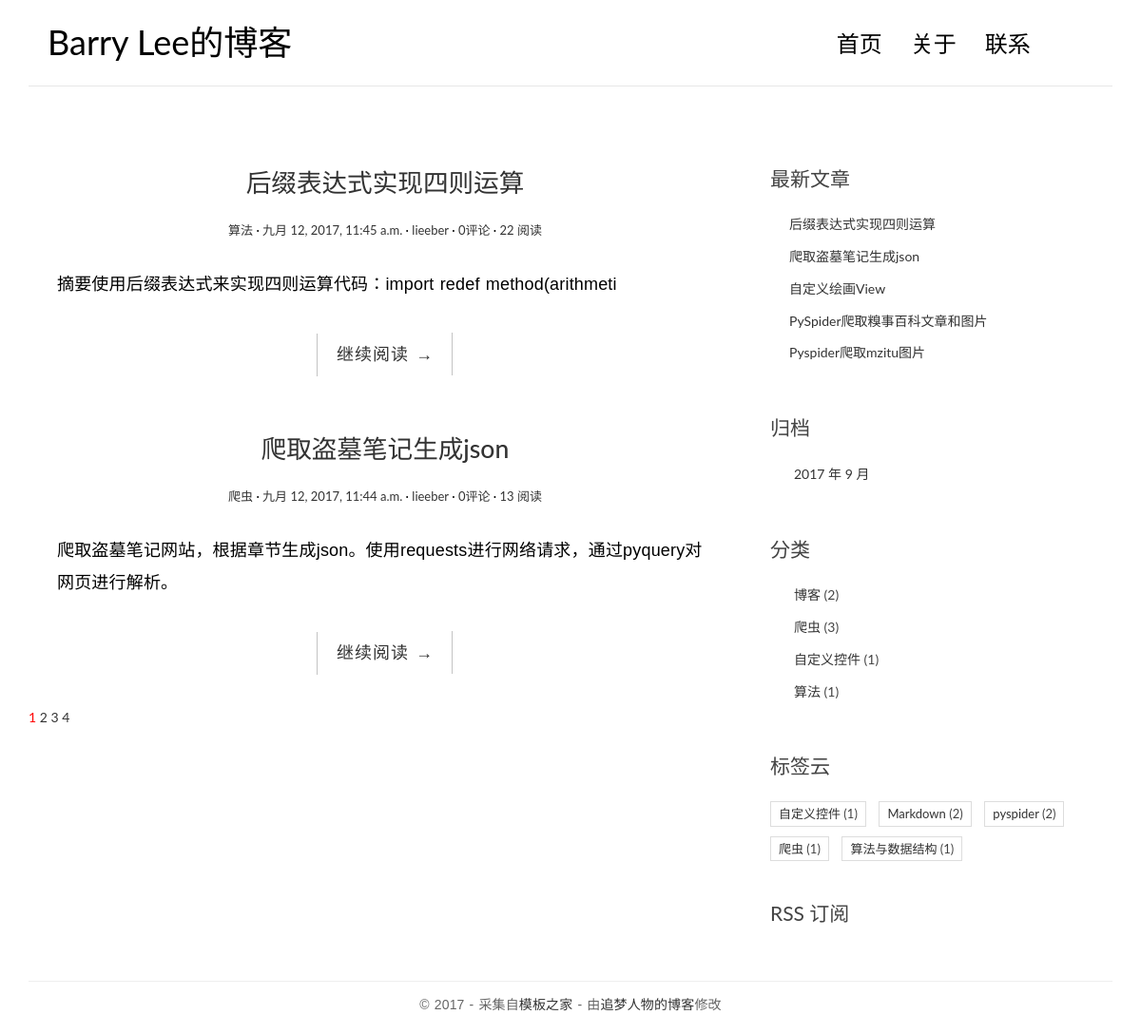
The page / on the database its author committed.
### blog/models.py (models this page shows, shortened)
class Post(models.Model):
    title = models.CharField(max_length=150)
    body = models.TextField()
    created_time = models.DateTimeField(auto_now_add=True)
    modified_time = models.DateTimeField(auto_now=True)
    excerpt = models.CharField(max_length=200, blank=True)
    category = models.ForeignKey(Category)
    tags = models.ManyToManyField(Tag, blank=True)
    author = models.ForeignKey(User)
    views = models.PositiveIntegerField(default=0)
    def get_absolute_url(self):
        return reverse('blog:detail', kwargs={'pk': self.pk})
    class Meta:
        ordering = ['-created_time', 'title']

class Category(models.Model):
    name = models.CharField(max_length=100)

class Tag(models.Model):
    name = models.CharField(max_length=100)

### blog/views.py (the view, shortened to what this page needs)
# urls.py: url(r'^$', views.IndexView.as_view(), name='index'),
class IndexView(ListView):
    model = Post
    template_name = 'blog/index.html'
    context_object_name = 'post_list'
    paginate_by = 2
    def get_context_data(self, **kwargs):
        context = super().get_context_data(**kwargs)
        paginator = context.get('paginator')
        page = context.get('page_obj')
        is_paginated = context.get('is_paginated')
        pagination_data = self.pagination_data(paginator, page, is_paginated)
        context.update(pagination_data)
        return context
    def pagination_data(self, paginator, page, is_paginated):
        if not is_paginated:
            return {}
        left = []
        right = []
        left_has_more = False
        right_has_more = False
        first = False
        last = False
        page_number = page.number
        total_pages = paginator.num_pages
        page_range = paginator.page_range
        if page_number == 1:
            right = page_range[page_number:page_number + 2]
            if right[-1] < total_pages - 1:
                right_has_more = True
            if right[-1] < total_pages:
                last = True
        elif page_number == total_pages:
            left = page_range[(page_number - 3) if (page_number - 3) > 0 else 0:page_number - 1]
            if left[0] > 2:
                left_has_more = True
            if left[0] > 1:
                first = True
        data = {
            'left': left,
            'right': right,
            'left_has_more': left_has_more,
            'right_has_more': right_has_more,
            'first': first,
            'last': last,
        }
        return data

### blog/templatetags/blog_tags.py (called while the page is built)
@register.simple_tag
def get_recent_posts(num=5):
    return Post.objects.all().order_by('-created_time')[:num]

@register.simple_tag
def archives():
    return Post.objects.dates('created_time', 'month', order='DESC')

@register.simple_tag
def get_categories():
    return Category.objects.annotate(num_posts=Count('post')).filter(num_posts__gt=0)

@register.simple_tag
def get_tags():
    return Tag.objects.annotate(num_posts=Count('post')).filter(num_posts__gt=0)

### templates/blog/index.html (shortened to what this page needs)
{% extends 'blog/base.html' %}
{% load blog_tags %}
{% block main %}
    {% for post in post_list %}
        <article class="post post-{{ post.pk }}">
            <h1 class="entry-title">
                <a href="{{ post.get_absolute_url }}">{{ post.title }}</a>
            </h1>
            <div class="entry-meta">
               <span class="post-category"><a href="{% url 'blog:category' post.category.pk %}">{{post.category.name}}</a></span>
            <span class="post-date"><a href="#"><time class="entry-date"
                                                      datetime="{{post.created_time}}">{{post.created_time}}</time></a></span>
            <span class="post-author"><a href="{% url 'blog:about' %}">{{post.author}}</a></span>
             <span class="comments-link"><a href="#">{{ post.comment_set.count }}评论</a></span>
             <span class="views-count"><a href="#">{{ post.views }} 阅读</a></span>
            </div>
            <div class="entry-content clearfix">
                <p>{{ post.excerpt }}</p>
                <div class="read-more cl-effect-14">
                    <a href="{{ post.get_absolute_url }}" class="more-link">继续阅读 <span class="meta-nav">→</span></a>
                </div>
            </div>
        </article>
    {% empty %}
        <div class="no-post">暂时没有发布的文章！</div>
    {% endfor %}
    {% if is_paginated %}
        <div class="pagination">
            <a href="?page={{ page_obj.number }}" style="color: red">{{ page_obj.number }}</a>
            {% if right %}
                {% for i in right %}
                    <a href="?page={{ i }}">{{ i }}</a>
                {% endfor %}
            {% endif %}
            {% if last %}
                <a href="?page={{ paginator.num_pages }}">{{ paginator.num_pages }}</a>
            {% endif %}
        </div>
    {% endif %}
{% endblock main %}
{% block tags %}
    <div class="widget widget-tag-cloud">
                    <h3 class="widget-title">标签云</h3>
                    {% get_tags as tag_list %}
                    <ul>
                        {% for tag in tag_list %}
                            <li>
                                <a href="{% url 'blog:tag' tag.pk %}">{{ tag.name }}</a>
                                <span class="post-count">({{ tag.num_posts }})</span>
                            </li>
                        {% empty %}
                            暂无标签！
                        {% endfor %}
                    </ul>
                </div>
{% endblock tags %}

### templates/blog/base.html (shortened to what this page needs)
<!DOCTYPE html>
{% load staticfiles %}
{% load blog_tags %}
<html>
<head>
    <link rel="stylesheet" href="http://code.ionicframework.com/ionicons/2.0.1/css/ionicons.min.css">
    <link rel="stylesheet" href="{% static 'blog/css/bootstrap.min.css' %}">
    <link rel="stylesheet" href="{% static 'blog/css/pace.css' %}">
    <link rel="stylesheet" href="{% static 'blog/css/custom.css' %}">
    <link rel="stylesheet" href="{% static 'blog/css/highlights/github.css' %}">
</head>
</head>
<body>
<div class="container">
    <header id="site-header">
        <div class="row">
            <div class="col-md-4 col-sm-5 col-xs-8">
                <div class="logo">
                    <h1><a href="{% url 'blog:index' %}"><b>Barry Lee</b>的博客</a></h1>
                </div>
            </div>
            <div class="col-md-8 col-sm-7 col-xs-4">
                <nav class="main-nav" role="navigation">
                    <div class="collapse navbar-collapse" id="bs-example-navbar-collapse-1">
                        <ul class="nav navbar-nav navbar-right">
                            <li class="cl-effect-11"><a href="{% url 'blog:index' %}" data-hover="首页">首页</a></li>
                            <li class="cl-effect-11"><a href="{% url 'blog:about' %}" data-hover="关于">关于</a></li>
                            <li class="cl-effect-11"><a href="{% url 'blog:contact' %}" data-hover="联系">联系</a></li>
                        </ul>
                    </div>
                </nav>
            </div>
        </div>
    </header>
</div>
<div class="content-body">
    <div class="container">
        <div class="row">
            <main class="col-md-8">
                {% block main %}
                {% endblock main %}
            </main>
            <aside class="col-md-4">
                <div class="widget widget-recent-posts">
                    <h3 class="widget-title">最新文章</h3>
                    {% get_recent_posts as recent_post_list %}
                    <ul>
                        {% for post in recent_post_list %}
                            <li>
                                <a href="{{ post.get_absolute_url }}">{{ post.title }}</a>
                            </li>
                        {% empty %}
                            暂无文章!
                        {% endfor %}
                    </ul>
                </div>
                <div class="widget widget-archives">
                    <h3 class="widget-title">归档</h3>
                    {% archives as date_list %}
                    <ul>
                        {% for date in date_list %}
                            <li>
                                <a href="{% url 'blog:archives' date.year date.month %}">{{ date.year }}
                                    年 {{ date.month }}
                                    月</a>
                            </li>
                        {% empty %}
                            暂无归档！
                        {% endfor %}
                    </ul>
                </div>
                <div class="widget widget-category">
                    <h3 class="widget-title">分类</h3>
                    {% get_categories as categories_list %}
                    <ul>
                        {% for category in categories_list %}
                            <li>
                                <a href="{% url 'blog:category' category.pk %}">{{ category.name }}</a>
                                <span class="post-count">({{ category.num_posts }})</span>
                            </li>
                        {% empty %}
                            暂无分类！
                        {% endfor %}
                    </ul>
                </div>
                {% block tags %}
                {% endblock tags %}
                <div class="rss">
                    <a href="{% url 'rss' %}"> RSS 订阅</a>
                </div>
            </aside>
        </div>
    </div>
</div>
<footer id="site-footer">
    <div class="container">
        <div class="row">
            <div class="col-md-12">
                <p class="copyright">&copy 2017 - 采集自<a href="http://www.cssmoban.com/"
                                                        target="_blank" title="模板之家">模板之家</a>
                    - 由<a href="http://zmrenwu.com/" title="网页模板" target="_blank">追梦人物的博客</a>修改
                </p>
            </div>
        </div>
    </div>
</footer>
</body>
</html>

### static/blog/css/custom.css (style rules this page uses)
* { outline: none; }
h1, h2, h3, h4, h5, h6 { margin-top: 0; }
b { font-weight: 400; }
a { color: #333; }
body { color: #444; font-family: 'Lato', sans-serif; }
p { font-family: 'Ubuntu', sans-serif; font-weight: 400; word-spacing: 1px; letter-spacing: 0.01em; }
#site-header { background-color: #FFF; padding: 25px 20px; margin-bottom: 40px; border-bottom: 1px solid #e7e7e7; }
.logo h1 a { color: #000; }
.logo h1 { margin: 0; font-family: 'Lato', sans-serif; font-weight: 300; }
.main-nav { margin-top: 11px; max-width: 95%; }
.main-nav a { color: #000000 !important; padding: 0 0 5px 0 !important; margin-right: 30px; font-family: 'Lato', sans-serif; font-weight: 300; font-size: 24px; }
.cl-effect-11 a { padding: 10px 0; color: #0972b4; text-shadow: none; }
.cl-effect-11 a::before { position: absolute; top: 0; left: 0; overflow: hidden; padding: 0 0 5px 0 !important; max-width: 0; border-bottom: 1px solid #000; color: #000; content: attr(data-hover); white-space: nowrap; -webkit-transition: max-width 0.5s; -moz-transition: max-width 0.5s; transition: max-width 0.5s; }
.content-body { padding-bottom: 4em; }
.post { background: #fff; padding: 30px 30px 0; }
.entry-title { text-align: center; font-size: 1.9em; margin-bottom: 20px; line-height: 1.6; padding: 10px 20px 0; }
.entry-meta { text-align: center; color: #DDDDDD; font-size: 13px; margin-bottom: 30px; }
.entry-content { font-size: 18px; line-height: 1.9; font-weight: 300; color: #000; }
.post-category::after, .post-date::after, .post-author::after, .comments-link::after { content: ' ·'; color: #000; }
.read-more { font-family: 'Ubuntu', sans-serif; font-weight: 400; word-spacing: 1px; letter-spacing: 0.01em; text-align: center; margin-top: 20px; }
.cl-effect-14 a { padding: 0 20px; height: 45px; line-height: 45px; position: relative; display: inline-block; margin: 15px 25px; letter-spacing: 1px; font-weight: 400; text-shadow: 0 0 1px rgba(255, 255, 255, 0.3); }
.cl-effect-14 a::before, .cl-effect-14 a::after { position: absolute; width: 45px; height: 1px; background: #C3C3C3; content: ''; -webkit-transition: all 0.3s; -moz-transition: all 0.3s; transition: all 0.3s; pointer-events: none; }
.cl-effect-14 a::before { top: 0; left: 0; -webkit-transform: rotate(90deg); -moz-transform: rotate(90deg); transform: rotate(90deg); -webkit-transform-origin: 0 0; -moz-transform-origin: 0 0; transform-origin: 0 0; }
.cl-effect-14 a::after { right: 0; bottom: 0; -webkit-transform: rotate(90deg); -moz-transform: rotate(90deg); transform: rotate(90deg); -webkit-transform-origin: 100% 0; -moz-transform-origin: 100% 0; transform-origin: 100% 0; }
.widget { background: #fff; padding: 30px 0 0; }
.widget-title { font-size: 1.5em; margin-bottom: 20px; line-height: 1.6; padding: 10px 0 0; font-weight: 400; }
.widget-recent-posts ul { padding: 0; margin: 0; padding-left: 20px; }
.widget-recent-posts ul li { list-style-type: none; position: relative; line-height: 170%; margin-bottom: 10px; }
.widget-recent-posts ul li::before { content: '\f3d3'; font-family: "Ionicons"; position: absolute; left: -17px; top: 3px; font-size: 16px; color: #000; }
.widget-archives ul { padding: 0; margin: 0; padding-left: 25px; }
.widget-archives ul li { list-style-type: none; position: relative; line-height: 170%; margin-bottom: 10px; }
.widget-archives ul li::before { content: '\f3f3'; font-family: "Ionicons"; position: absolute; left: -25px; top: 1px; font-size: 16px; color: #000; }
.widget-category ul { padding: 0; margin: 0; padding-left: 25px; }
.widget-category ul li { list-style-type: none; position: relative; line-height: 170%; margin-bottom: 10px; }
.widget-category ul li::before { content: '\f3fe'; font-family: "Ionicons"; position: absolute; left: -25px; top: 1px; font-size: 18px; color: #000; }
.widget-tag-cloud ul { padding: 0; margin: 0; margin-right: -10px; }
.widget-tag-cloud ul li { list-style-type: none; font-size: 13px; display: inline-block; margin-right: 10px; margin-bottom: 10px; padding: 3px 8px; border: 1px solid #ddd; }
.rss { font-size: 21px; margin-top: 30px; }
.rss a { color: #444; }
#site-footer { padding-top: 10px; padding: 0 0 1.5em 0; }
.copyright { text-align: center; padding-top: 1em; margin: 0; border-top: 1px solid #eee; color: #666; }

### rows shown on the page
Post: title "后缀表达式实现四则运算", category.name "算法", created_time "九月 12, 2017, 11:45 a.m.", author "lieeber", comment_set.count "0", views "22", excerpt "摘要使用后缀表达式来实现四则运算代码：import redef method(arithmeti"
Post: title "爬取盗墓笔记生成json", category.name "爬虫", created_time "九月 12, 2017, 11:44 a.m.", author "lieeber", comment_set.count "0", views "13", excerpt "爬取盗墓笔记网站，根据章节生成json。使用requests进行网络请求，通过pyquery对网页进行解析。"
Post: title "自定义绘画View"
Post: title "PySpider爬取糗事百科文章和图片"
Post: title "Pyspider爬取mzitu图片"
Category: name "博客", num_posts "2"
Category: name "爬虫", num_posts "3"
Category: name "自定义控件", num_posts "1"
Category: name "算法", num_posts "1"
Tag: name "自定义控件", num_posts "1"
Tag: name "Markdown", num_posts "2"
Tag: name "pyspider", num_posts "2"
Tag: name "爬虫", num_posts "1"
Tag: name "算法与数据结构", num_posts "1"

### other values the page prints
{{ page_obj.number }} "1"
{{ i }} "2" "3"
{{ paginator.num_pages }} "4"
{{ date.year }} "2017"
{{ date.month }} "9"
